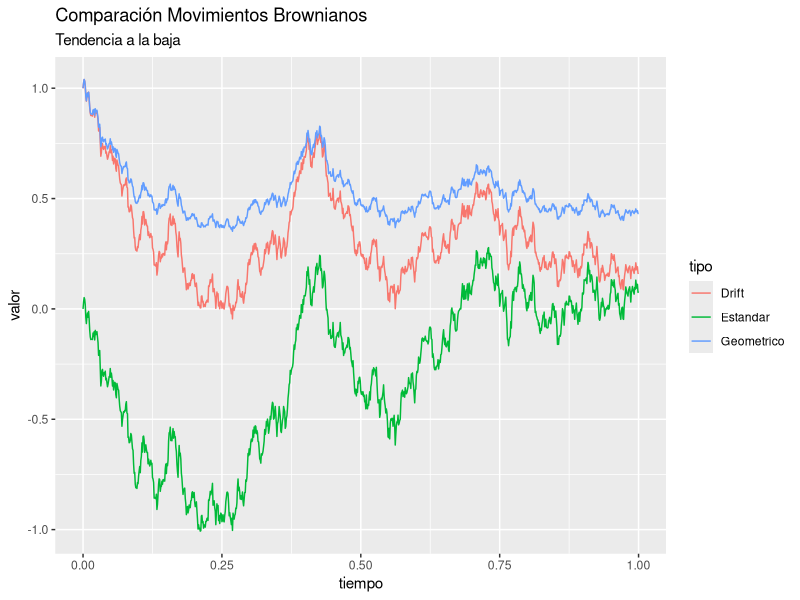
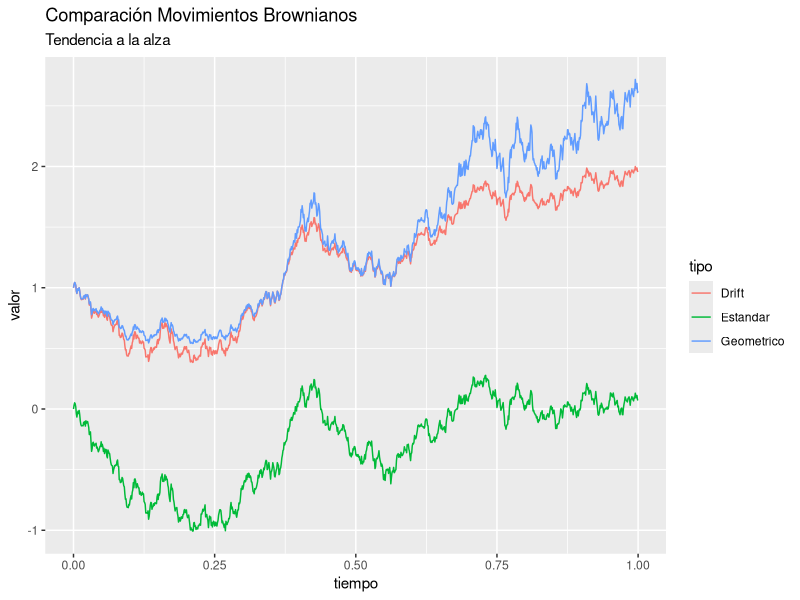
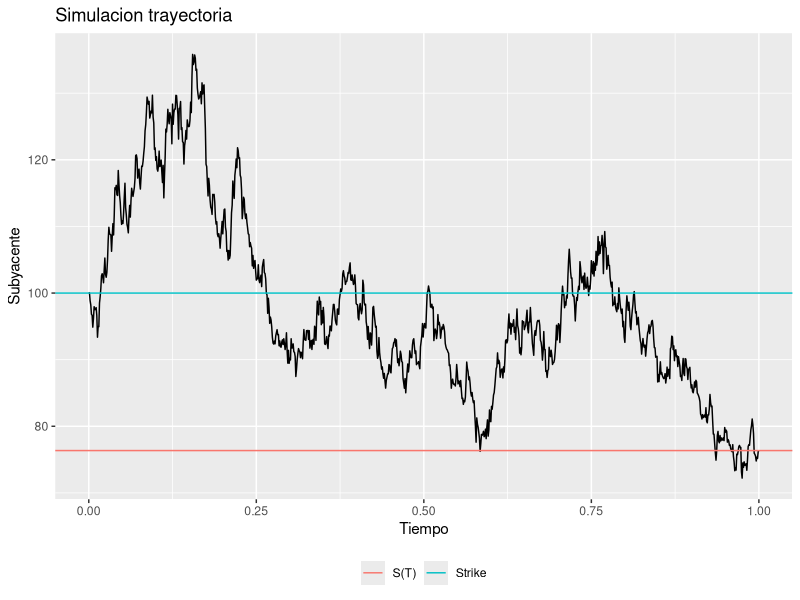
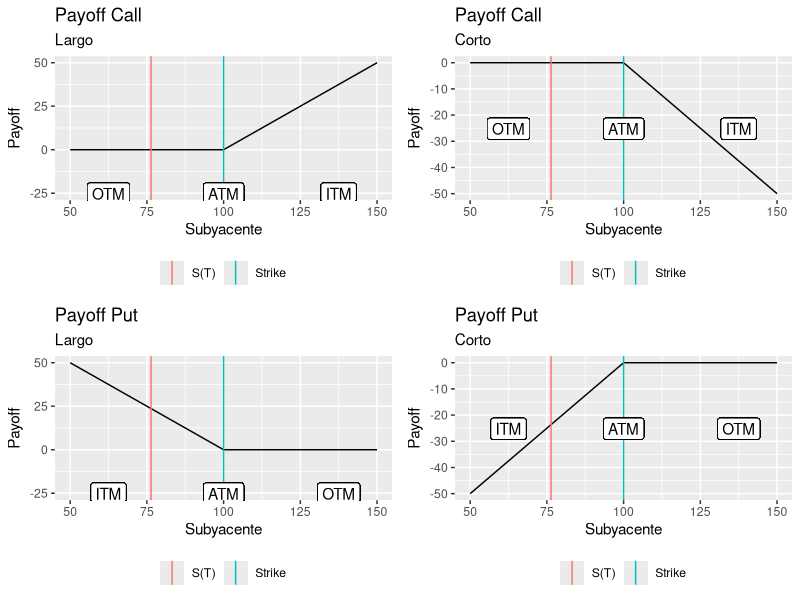

Here is the R script that generated these plots, in order:
## ---- chunk 1
knitr::opts_chunk$set(comment = NA,warning = FALSE,echo=FALSE)
## ---- chunk 2
###### Paqueterias y Funciones
library(ggplot2)
library(tidyr)
library(dplyr)
library(ggpubr)
## ---- chunk 3
##### Comparacion entre movimientos brownianos #####

# Funcion para browniano estandar
brown <- function(n,t){
  z <- rnorm(n)
  z <- sqrt(t/n)*z
  w <- c(0,cumsum(z))
  return(w)
}

# Funcion para browniano con drift
brown_drift <- function(n,t,s0,mu,sigma){
  z <- rnorm(n)
  z <- sqrt(t/n)*z
  w <- c(0,cumsum(z))
  t <- seq(0,t,by=t/n)
  s <- s0+mu*t+sigma*w
  return(s)
}

# Funcion para browniano geometrico
brown_geom <- function(n,t,s0,mu,sigma){
  z <- rnorm(n)
  z <- sqrt(t/n)*z
  w <- c(0,cumsum(z))
  t <- seq(0,t,by=t/n)
  s <- s0*exp(mu*t+sigma*w)
  return(s)
}

# Movimientos Brownianos con tendencia positiva
n <- 1000
t <- seq(0,1,1/n)
s0 <- 1
mu <- -.9
sigma <- .8
seed <- 987654
  
set.seed(seed)
s1 <- brown(n,1)

set.seed(seed)
s2 <- brown_drift(n,1,s0,mu,sigma)

set.seed(seed)
s3 <- brown_geom(n,1,s0,mu,sigma)

Simulaciones <- data.frame(tiempo=t,
                           Estandar=s1,
                           Drift=s2,
                           Geometrico=s3)

Simulaciones <- gather(Simulaciones,tipo,valor,-tiempo)
ggplot(Simulaciones,aes(x=tiempo,y=valor,col=tipo)) +
  geom_line() +
  labs(title="Comparación Movimientos Brownianos",subtitle="Tendencia a la baja")

# Movimientos Brownianos con tendencia positiva
mu <- .9 
seed <- 987654

set.seed(seed)
s1 <- brown(n,1)

set.seed(seed)
s2 <- brown_drift(n,1,s0,mu,sigma)

set.seed(seed)
s3 <- brown_geom(n,1,s0,mu,sigma)

Simulaciones <- data.frame(tiempo=t,
                           Estandar=s1,
                           Drift=s2,
                           Geometrico=s3)

Simulaciones <- gather(Simulaciones,tipo,valor,-tiempo)
ggplot(Simulaciones,aes(x=tiempo,y=valor,col=tipo)) +
  geom_line() +
  labs(title="Comparación Movimientos Brownianos",subtitle="Tendencia a la alza")

## ---- chunk 4
######## Simulacion Trayectoria ########
n <- 1000
t <- seq(0,1,1/n)
s0 <- 100
mu <- -.05
sigma <- .5
k <- 100
set.seed(456789)

Simulacion <- data.frame(Tiempo=t,Subyacente=brown_geom(n,1,s0,mu,sigma))
S <- Simulacion$Subyacente[nrow(Simulacion)]
ggplot(Simulacion,aes(x=Tiempo,y=Subyacente)) +
  geom_line() +
  labs(title="Simulacion trayectoria") +
  geom_hline(aes(yintercept = k,color="Strike")) +
  geom_hline(aes(yintercept = S,color="S(T)")) +
  theme(legend.title = element_blank(),legend.position = "bottom")

## ---- chunk 5
######## Payoffs Opciones Vanilla ########

s <- c(k-1:round(k/2),k,k+1:round(k/2))

# Call largo
X <- pmax(s-k,0)
Grafica <- data.frame(Subyacente=s,Payoff=X)
p1 <- ggplot(Grafica,aes(x=Subyacente,y=Payoff)) +
  geom_line() +
  labs(title="Payoff Call",subtitle = "Largo") +
  geom_vline(aes(xintercept = k,color="Strike")) +
  geom_vline(aes(xintercept = S,color="S(T)")) +
  geom_label(aes(x = k, y = mean(X)*2, label = "ATM")) +
  geom_label(aes(x = max(s)-(max(s)-k)/4, y = mean(X)*2, label = "ITM")) +
  geom_label(aes(x = min(s)+(k-min(s))/4, y = mean(X)*2, label = "OTM")) +
  theme(legend.title = element_blank(),legend.position = "bottom")

# Call corto
X <- -pmax(s-k,0)
Grafica <- data.frame(Subyacente=s,Payoff=X)
p2 <- ggplot(Grafica,aes(x=Subyacente,y=Payoff)) +
  geom_line() +
  labs(title="Payoff Call",subtitle = "Corto") +
  geom_vline(aes(xintercept = k,color="Strike")) +
  geom_vline(aes(xintercept = S,color="S(T)")) +
  geom_label(aes(x = k, y = mean(X)*2, label = "ATM")) +
  geom_label(aes(x = max(s)-(max(s)-k)/4, y = mean(X)*2, label = "ITM")) +
  geom_label(aes(x = min(s)+(k-min(s))/4, y = mean(X)*2, label = "OTM")) +
  theme(legend.title = element_blank(),legend.position = "bottom")

# Put largo
X <- pmax(k-s,0)
Grafica <- data.frame(Subyacente=s,Payoff=X)
p3 <- ggplot(Grafica,aes(x=Subyacente,y=Payoff)) +
  geom_line() +
  labs(title="Payoff Put",subtitle = "Largo") +
  geom_vline(aes(xintercept = k,color="Strike")) +
  geom_vline(aes(xintercept = S,color="S(T)")) +
  geom_label(aes(x = k, y = mean(X)*2, label = "ATM")) +
  geom_label(aes(x = max(s)-(max(s)-k)/4, y = mean(X)*2, label = "OTM")) +
  geom_label(aes(x = min(s)+(k-min(s))/4, y = mean(X)*2, label = "ITM")) +
  theme(legend.title = element_blank(),legend.position = "bottom")

# Put corto
X <- -pmax(k-s,0)
Grafica <- data.frame(Subyacente=s,Payoff=X)
p4 <- ggplot(Grafica,aes(x=Subyacente,y=Payoff)) +
  geom_line() +
  labs(title="Payoff Put",subtitle = "Corto") +
  geom_vline(aes(xintercept = k,color="Strike")) +
  geom_vline(aes(xintercept = S,color="S(T)")) +
  geom_label(aes(x = k, y = mean(X)*2, label = "ATM")) +
  geom_label(aes(x = max(s)-(max(s)-k)/4, y = mean(X)*2, label = "OTM")) +
  geom_label(aes(x = min(s)+(k-min(s))/4, y = mean(X)*2, label = "ITM")) +
  theme(legend.title = element_blank(),legend.position = "bottom")

ggarrange(p1,p2,p3,p4,ncol = 2,nrow = 2)
